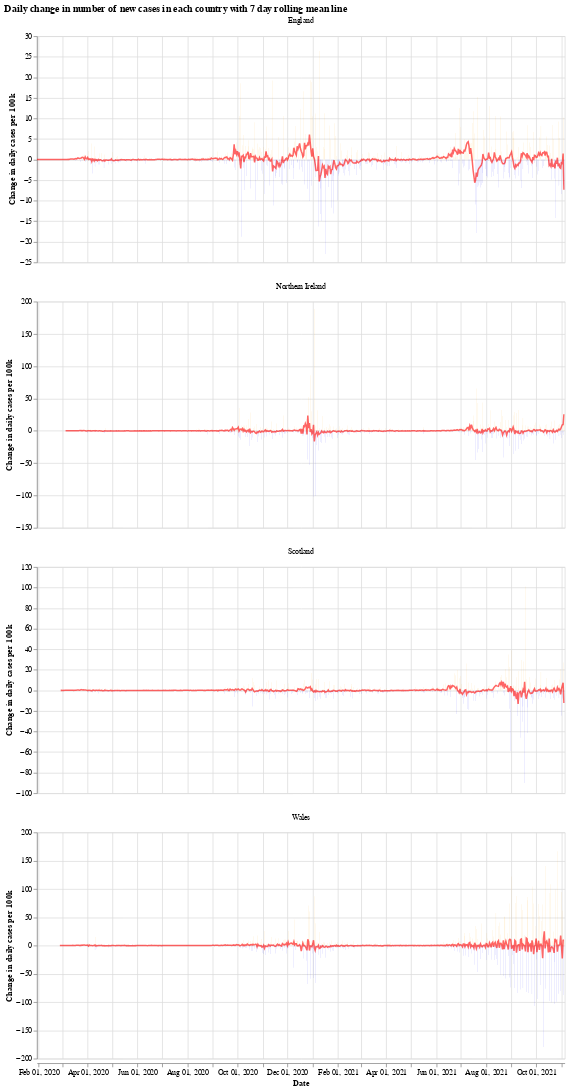

Notebook cell for this chart:
### Markdown cell above
We will use the Python library `Altair` for visualising the data, see the [altair docs](https://altair-viz.github.io/) for more information.

First we have a graph which shows the daily change in the number of new cases for each country. This number jumps up and down all over the place, which is likely due to delay in reporting of new cases over the weekend. Another interesting thing is that it looks like the daily cases in Wales experienced a much shorter period of calm over the summer (calm in the sense of daily cases not jumping up and down).

The orange bars are days when the number of new cases (per 100k population) was more than the previous day, while the blue are days when the number of new cases dropped. The red line is the 7 day moving average. 

When the moving average line is below 0, it means that there is a consistent drop in new cases. We can see this clearly happening around the times that lockdowns were introduced (though, to varying degrees). I will update the graphs soon with a marker of when each lockdown started.

### Code cell
# collapse
import altair as alt

bars = alt.Chart(uk_cases).mark_bar().encode(
    x=alt.X("yearmonthdate(date):T", axis=alt.Axis(title='Date')),
    y=alt.Y("casesChangeRate:Q", axis=alt.Axis(title='Change in daily cases per 100k')),
    tooltip='casesChange',
    color=alt.condition(
        alt.datum.casesChangeRate > 0,
        alt.value("orange"),  # The positive color
        alt.value("blue")  # The negative color
    )
).properties(title='Daily change in number of new cases with 7 day rolling mean',width=700).interactive()

line = alt.Chart(uk_cases).mark_line(
    color='red',
    size=2,
    opacity=0.6
).transform_window(
    rolling_mean='mean(casesChangeRate)',
    frame=[0, 7],
    groupby=['areaName']
).encode(
    x='yearmonthdate(date):T',
    y='rolling_mean:Q'
)

alt.layer(bars, line, data=uk_cases).facet(alt.Column(
    'areaName', title=''), columns=1).resolve_scale(y='independent').properties(title='Daily change in number of new cases in each country with 7 day rolling mean line')

### Figure 1 — Vega-Lite specification as saved in the notebook (floating-point values rounded to 4 significant figures; data arrays with more than 128 entries replaced by an {"elided": "..."} marker saying what was removed)
{"config": {"view": {"continuousWidth": 400, "continuousHeight": 300}}, "data": {"name": "data-05447f20f452504653209675d9bb3f2c"}, "facet": {"type": "nominal", "field": "areaName", "title": ""}, "spec": {"layer": [{"mark": "bar", "encoding": {"color": {"condition": {"value": "orange", "test": "(datum.casesChangeRate > 0)"}, "value": "blue"}, "tooltip": {"type": "quantitative", "field": "casesChange"}, "x": {"type": "temporal", "axis": {"title": "Date"}, "field": "date", "timeUnit": "yearmonthdate"}, "y": {"type": "quantitative", "axis": {"title": "Change in daily cases per 100k"}, "field": "casesChangeRate"}}, "selection": {"selector001": {"type": "interval", "bind": "scales", "encodings": ["x", "y"]}}, "title": "Daily change in number of new cases with 7 day rolling mean", "width": 700}, {"mark": {"type": "line", "color": "red", "opacity": 0.6, "size": 2}, "encoding": {"x": {"type": "temporal", "field": "date", "timeUnit": "yearmonthdate"}, "y": {"type": "quantitative", "field": "rolling_mean"}}, "transform": [{"window": [{"op": "mean", "field": "casesChangeRate", "as": "rolling_mean"}], "frame": [0, 7], "groupby": ["areaName"]}]}]}, "columns": 1, "resolve": {"scale": {"y": "independent"}}, "title": "Daily change in number of new cases in each country with 7 day rolling mean line", "$schema": "https://vega.github.io/schema/vega-lite/v4.8.1.json", "datasets": {"data-05447f20f452504653209675d9bb3f2c": {"elided": "2488 records"}}}
